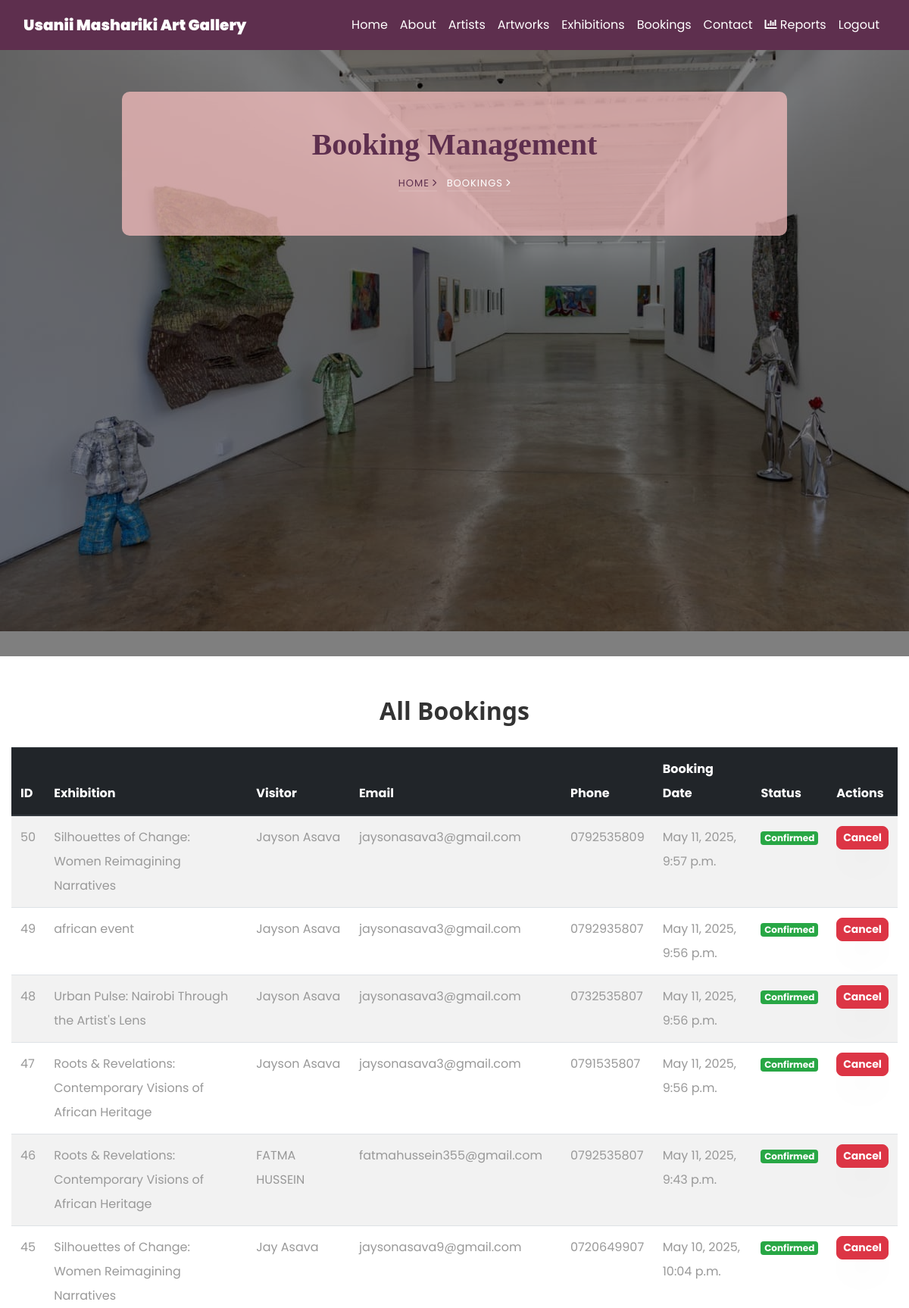
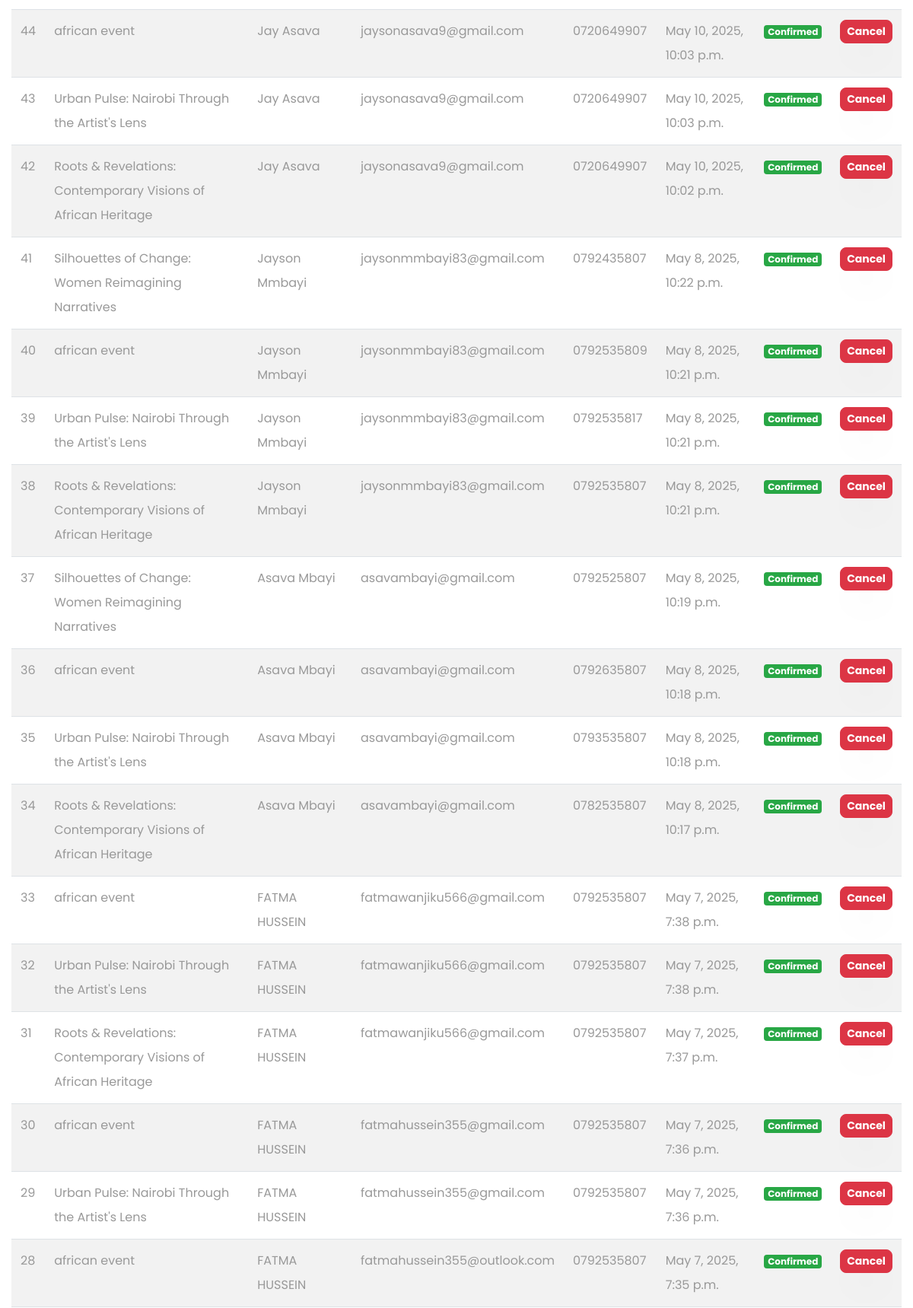
The page /bookings/ (signed in, upper part) on the database its author committed (2 pictures, top to bottom).
### usanii/models.py (models this page shows, shortened)
class Booking(models.Model):
    exhibition = models.ForeignKey(
        Exhibition,
        on_delete=models.CASCADE,
        related_name='bookings'  # Added for easier querying
    )
    name = models.CharField(max_length=255)
    email = models.EmailField()
    phone = models.CharField(max_length=15)
    booking_date = models.DateTimeField(auto_now_add=True)
    is_confirmed = models.BooleanField(default=True)
    attended = models.BooleanField(default=False)  # Track if they actually attended
    class Meta:
        unique_together = ('email', 'exhibition')  # Prevent duplicate bookings
        ordering = ['-booking_date']  # Newest bookings first
        verbose_name = "Booking"
        verbose_name_plural = "Bookings"

class Exhibition(models.Model):
    title = models.CharField(max_length=255)
    image = models.ImageField(upload_to='exhibitions/')
    date = models.CharField(max_length=200, default='Saturday')
    description = models.TextField(max_length=1000, default='This is an exhibition')
    start_time = models.TimeField(
        help_text="Format: HH:MM (24-hour format), e.g. 18:00 for 6 PM"
    )
    end_time = models.TimeField(
        help_text="Format: HH:MM (24-hour format), e.g. 21:00 for 9 PM"
    )
    max_capacity = models.PositiveIntegerField(default=50)
    current_attendees = models.PositiveIntegerField(default=0)
    created_at = models.DateTimeField(default=timezone.now)  # Added for better reporting
    class Meta:
        verbose_name = "Exhibition"
        verbose_name_plural = "Exhibitions"
        ordering = ['-created_at']  # Newest exhibitions first

### usanii/views.py (the view)
# urls.py: path('bookings/', views.booking_list, name='booking_list'),
def booking_list(request):
    if not request.user.is_authenticated:
        return redirect('login')
    bookings = Booking.objects.select_related('exhibition').all()
    return render(request, "booking_list.html", {
        "bookings": bookings,
        "footer": Footer.objects.all()
    })

### usanii/templates/booking_list.html
{% extends 'common.html' %}
{% load static %}
{% block body %}
<section class="hero-wrap hero-wrap-2" style="background-image: url('{% static 'images/art6.jpg' %}'); height: 100vh; background-size: cover;" data-stellar-background-ratio="0.5">
  <div class="overlay"></div>
  <div class="container">
    <div class="row no-gutters slider-text align-items-center justify-content-center">
      <div class="col-md-9 ftco-animate text-center" style="background: rgba(255, 196, 196, 0.7); border-radius: 10px; padding: 40px;">
        <h1 class="mb-2 bread" style="font-family: 'Georgia', serif; color: #5e2f4e;">Booking Management</h1>
        <p class="breadcrumbs" style="color: #5e2f4e;">
          <span class="mr-2"><a href="{% url 'home' %}" style="color: #5e2f4e;">Home <i class="ion-ios-arrow-forward"></i></a></span>
          <span>Bookings <i class="ion-ios-arrow-forward"></i></span>
        </p>
      </div>
    </div>
  </div>
</section>
<div class="container my-5">
    <h2 class="text-center mb-4" style="font-family: 'Segoe UI', Tahoma, Geneva, Verdana, sans-serif; color: #333; font-weight: bold;">All Bookings</h2>
    <div class="table-responsive">
        <table class="table table-striped table-hover" style="border-radius: 8px; box-shadow: 0 4px 10px rgba(0, 0, 0, 0.1);">
            <thead class="thead-dark" style="background-color: #3498db; color: #fff;">
                <tr>
                    <th>ID</th>
                    <th>Exhibition</th>
                    <th>Visitor</th>
                    <th>Email</th>
                    <th>Phone</th>
                    <th>Booking Date</th>
                    <th>Status</th>
                    <th>Actions</th>
                </tr>
            </thead>
            <tbody>
                {% for booking in bookings %}
                <tr>
                    <td>{{ booking.id }}</td>
                    <td>{{ booking.exhibition.title }}</td>
                    <td>{{ booking.name }}</td>
                    <td>{{ booking.email }}</td>
                    <td>{{ booking.phone }}</td>
                    <td>{{ booking.booking_date }}</td>
                    <td>
                        {% if booking.is_confirmed %}
                            <span class="badge badge-success" style="font-weight: bold;">Confirmed</span>
                        {% else %}
                            <span class="badge badge-warning" style="font-weight: bold;">Pending</span>
                        {% endif %}
                    </td>
                    <td>
                        <a href="{% url 'cancel_booking' booking.id %}" class="btn btn-sm btn-danger" onclick="return confirm('Are you sure you want to cancel this booking?')" style="border-radius: 8px; font-weight: bold;">Cancel</a>
                    </td>
                </tr>
                {% empty %}
                <tr>
                    <td colspan="8" class="text-center">No bookings found</td>
                </tr>
                {% endfor %}
            </tbody>
        </table>
    </div>
</div>
{% endblock %}

### usanii/templates/common.html (style rules this page uses)
body { background-color: #FFFFFF; font-family: 'Poppins', sans-serif; }
.btn, .form-control.submit { background-color: #88B04B; color: white; }

### rows shown on the page
Booking: id "50", exhibition "Silhouettes of Change: Women Reimagining Narratives", name "Jayson Asava", email "jaysonasava3@gmail.com", phone "0792535809", booking_date "May 11, 2025, 9:57 p.m.", is_confirmed "Confirmed"
Booking: id "49", exhibition "african event", name "Jayson Asava", email "jaysonasava3@gmail.com", phone "0792935807", booking_date "May 11, 2025, 9:56 p.m.", is_confirmed "Confirmed"
Booking: id "48", exhibition "Urban Pulse: Nairobi Through the Artist's Lens", name "Jayson Asava", email "jaysonasava3@gmail.com", phone "0732535807", booking_date "May 11, 2025, 9:56 p.m.", is_confirmed "Confirmed"
Booking: id "47", exhibition "Roots & Revelations: Contemporary Visions of African Heritage", name "Jayson Asava", email "jaysonasava3@gmail.com", phone "0791535807", booking_date "May 11, 2025, 9:56 p.m.", is_confirmed "Confirmed"
Booking: id "46", exhibition "Roots & Revelations: Contemporary Visions of African Heritage", name "FATMA HUSSEIN", email "fatmahussein355@gmail.com", phone "0792535807", booking_date "May 11, 2025, 9:43 p.m.", is_confirmed "Confirmed"
Booking: id "45", exhibition "Silhouettes of Change: Women Reimagining Narratives", name "Jay Asava", email "jaysonasava9@gmail.com", phone "0720649907", booking_date "May 10, 2025, 10:04 p.m.", is_confirmed "Confirmed"
Booking: id "44", exhibition "african event", name "Jay Asava", email "jaysonasava9@gmail.com", phone "0720649907", booking_date "May 10, 2025, 10:03 p.m.", is_confirmed "Confirmed"
Booking: id "43", exhibition "Urban Pulse: Nairobi Through the Artist's Lens", name "Jay Asava", email "jaysonasava9@gmail.com", phone "0720649907", booking_date "May 10, 2025, 10:03 p.m.", is_confirmed "Confirmed"
Booking: id "42", exhibition "Roots & Revelations: Contemporary Visions of African Heritage", name "Jay Asava", email "jaysonasava9@gmail.com", phone "0720649907", booking_date "May 10, 2025, 10:02 p.m.", is_confirmed "Confirmed"
Booking: id "41", exhibition "Silhouettes of Change: Women Reimagining Narratives", name "Jayson Mmbayi", email "jaysonmmbayi83@gmail.com", phone "0792435807", booking_date "May 8, 2025, 10:22 p.m.", is_confirmed "Confirmed"
Booking: id "40", exhibition "african event", name "Jayson Mmbayi", email "jaysonmmbayi83@gmail.com", phone "0792535809", booking_date "May 8, 2025, 10:21 p.m.", is_confirmed "Confirmed"
Booking: id "39", exhibition "Urban Pulse: Nairobi Through the Artist's Lens", name "Jayson Mmbayi", email "jaysonmmbayi83@gmail.com", phone "0792535817", booking_date "May 8, 2025, 10:21 p.m.", is_confirmed "Confirmed"
Booking: id "38", exhibition "Roots & Revelations: Contemporary Visions of African Heritage", name "Jayson Mmbayi", email "jaysonmmbayi83@gmail.com", phone "0792535807", booking_date "May 8, 2025, 10:21 p.m.", is_confirmed "Confirmed"
Booking: id "37", exhibition "Silhouettes of Change: Women Reimagining Narratives", name "Asava Mbayi", email "asavambayi@gmail.com", phone "0792525807", booking_date "May 8, 2025, 10:19 p.m.", is_confirmed "Confirmed"
Booking: id "36", exhibition "african event", name "Asava Mbayi", email "asavambayi@gmail.com", phone "0792635807", booking_date "May 8, 2025, 10:18 p.m.", is_confirmed "Confirmed"
Booking: id "35", exhibition "Urban Pulse: Nairobi Through the Artist's Lens", name "Asava Mbayi", email "asavambayi@gmail.com", phone "0793535807", booking_date "May 8, 2025, 10:18 p.m.", is_confirmed "Confirmed"
Booking: id "34", exhibition "Roots & Revelations: Contemporary Visions of African Heritage", name "Asava Mbayi", email "asavambayi@gmail.com", phone "0782535807", booking_date "May 8, 2025, 10:17 p.m.", is_confirmed "Confirmed"
Booking: id "33", exhibition "african event", name "FATMA HUSSEIN", email "fatmawanjiku566@gmail.com", phone "0792535807", booking_date "May 7, 2025, 7:38 p.m.", is_confirmed "Confirmed"
Booking: id "32", exhibition "Urban Pulse: Nairobi Through the Artist's Lens", name "FATMA HUSSEIN", email "fatmawanjiku566@gmail.com", phone "0792535807", booking_date "May 7, 2025, 7:38 p.m.", is_confirmed "Confirmed"
Booking: id "31", exhibition "Roots & Revelations: Contemporary Visions of African Heritage", name "FATMA HUSSEIN", email "fatmawanjiku566@gmail.com", phone "0792535807", booking_date "May 7, 2025, 7:37 p.m.", is_confirmed "Confirmed"
Booking: id "30", exhibition "african event", name "FATMA HUSSEIN", email "fatmahussein355@gmail.com", phone "0792535807", booking_date "May 7, 2025, 7:36 p.m.", is_confirmed "Confirmed"
Booking: id "29", exhibition "Urban Pulse: Nairobi Through the Artist's Lens", name "FATMA HUSSEIN", email "fatmahussein355@gmail.com", phone "0792535807", booking_date "May 7, 2025, 7:36 p.m.", is_confirmed "Confirmed"
Booking: id "28", exhibition "african event", name "FATMA HUSSEIN", email "fatmahussein355@outlook.com", phone "0792535807", booking_date "May 7, 2025, 7:35 p.m.", is_confirmed "Confirmed"
